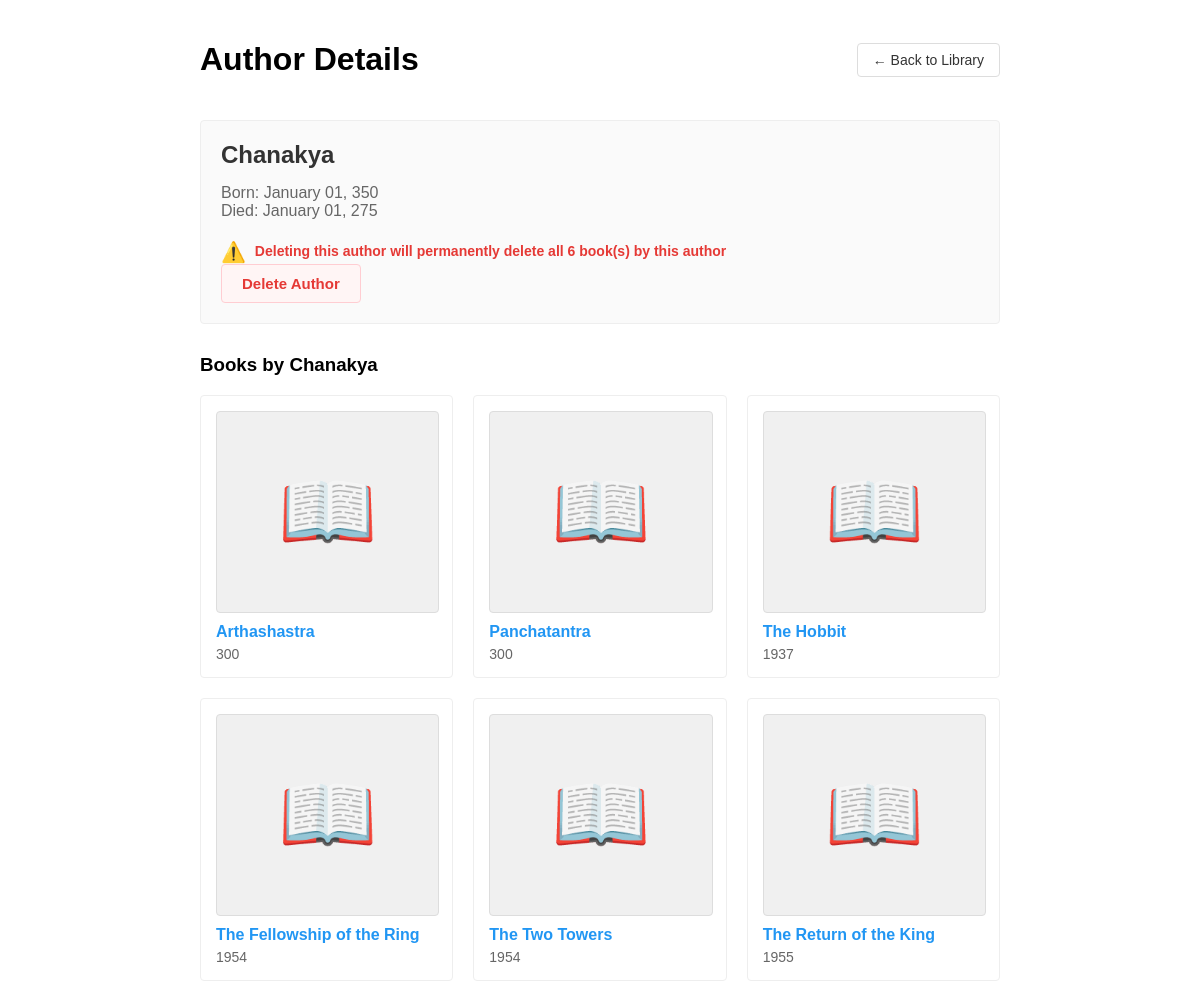
The page /author/2 on the database its author committed.
### data_models.py (models this page shows, shortened)
class Author(db.Model):
    __tablename__ = 'author'
    id = db.Column(db.Integer, primary_key=True, autoincrement=True)
    name = db.Column(db.String(100), nullable=False, unique=True)
    birth_date = db.Column(db.Date, nullable=False)
    date_of_death = db.Column(db.Date, nullable=True)
    books = db.relationship('Book', backref='author', lazy=True, cascade='all, delete-orphan')

class Book(db.Model):
    __tablename__ = 'book'
    id = db.Column(db.Integer, primary_key=True, autoincrement=True)
    isbn = db.Column(db.String(13), nullable=False, unique=True)
    title = db.Column(db.String(200), nullable=False)
    publication_year = db.Column(db.Integer, nullable=False)
    author_id = db.Column(db.Integer, db.ForeignKey('author.id'), nullable=False)

### app.py (the view)
@app.route('/author/<int:author_id>')
def author_detail(author_id):
    author = Author.query.get_or_404(author_id)
    for book in author.books:
        book.cover_url = get_book_cover(book.isbn)
    return render_template('author_detail.html', author=author)

### app.py (called while the page is built)
def get_book_cover(isbn):
    url = "https://covers.openlibrary.org/b/isbn/" + isbn + "-M.jpg"
    return url

### templates/author_detail.html (shortened to what this page needs)
<!DOCTYPE html>
<html>
<head>
</head>
<body>
<div class="header">
    <h1>Author Details</h1>
    <a href="{{ url_for('show_home') }}" class="nav-link">← Back to Library</a>
</div>
<div class="author-detail">
    <h2 class="author-name">{{ author.name }}</h2>
    <div class="author-meta">
        Born: {{ author.birth_date.strftime('%B %d, %Y') }}<br>
        {% if author.date_of_death %}
        Died: {{ author.date_of_death.strftime('%B %d, %Y') }}
        {% else %}
        Status: Living
        {% endif %}
    </div>
    <form action="{{ url_for('delete_author', author_id=author.id) }}" method="POST" class="delete-form"
          onsubmit="return confirm('⚠️ WARNING ⚠️\n\nYou are about to delete the author {{ author.name }}.\n\nThis will PERMANENTLY DELETE:\n- The author\n- ALL {{ author.books|length }} book(s) by this author\n\nThis action cannot be undone.\n\nAre you sure you want to proceed?');">
        <div class="warning-text">
            <span class="warning-icon">⚠️</span>
            Deleting this author will permanently delete all {{ author.books|length }} book(s) by this author
        </div>
        <button type="submit" class="delete-btn">Delete Author</button>
    </form>
</div>
<div class="books-section">
    <h3>Books by {{ author.name }}</h3>
    <div class="book-list">
        {% for book in author.books %}
        <div class="book-card">
            <div class="book-cover">
            </div>
            <a href="{{ url_for('book_detail', book_id=book.id) }}" class="book-title">{{ book.title }}</a>
            <span class="book-year">{{ book.publication_year }}</span>
        </div>
        {% else %}
        <p>No books found for this author.</p>
        {% endfor %}
    </div>
</div>
</body>
</html>

### templates/author_detail.html (style rules this page uses)
body { max-width: 800px; margin: 0 auto; padding: 20px; font-family: Arial, sans-serif; }
.header { display: flex; justify-content: space-between; align-items: center; margin-bottom: 20px; }
.nav-link { padding: 8px 15px; border: 1px solid #ddd; border-radius: 4px; background: white; color: #333; text-decoration: none; font-size: 14px; display: inline-flex; align-items: center; gap: 5px; }
.author-detail { background: #fafafa; padding: 20px; border-radius: 4px; border: 1px solid #eee; margin-bottom: 20px; }
.author-name { margin: 0 0 15px 0; color: #333; }
.author-meta { color: #666; margin-bottom: 20px; }
.books-section { margin-top: 30px; }
.book-list { display: grid; grid-template-columns: repeat(auto-fill, minmax(250px, 1fr)); gap: 20px; margin-top: 15px; }
.book-card { background: white; border: 1px solid #eee; border-radius: 4px; padding: 15px; display: flex; flex-direction: column; }
.book-cover { margin-bottom: 10px; }
.book-title { color: #2196F3; text-decoration: none; font-weight: bold; margin-bottom: 5px; }
.book-year { color: #666; font-size: 14px; }
.delete-form { margin-top: 20px; }
.delete-btn { background: #fff5f5; color: #e53935; border: 1px solid #ffcdd2; padding: 10px 20px; border-radius: 4px; cursor: pointer; font-size: 15px; font-weight: bold; }
.warning-text { color: #e53935; font-weight: bold; margin-top: 10px; font-size: 14px; }
.warning-icon { font-size: 20px; margin-right: 5px; vertical-align: middle; }

### rows shown on the page
Author: name "Chanakya", birth_date "January 01, 350", date_of_death "January 01, 275"
Book: title "Arthashastra", publication_year "300"
Book: title "Panchatantra", publication_year "300"
Book: title "The Hobbit", publication_year "1937"
Book: title "The Fellowship of the Ring", publication_year "1954"
Book: title "The Two Towers", publication_year "1954"
Book: title "The Return of the King", publication_year "1955"

### other values the page prints
{{ author.books|length }} "6"
